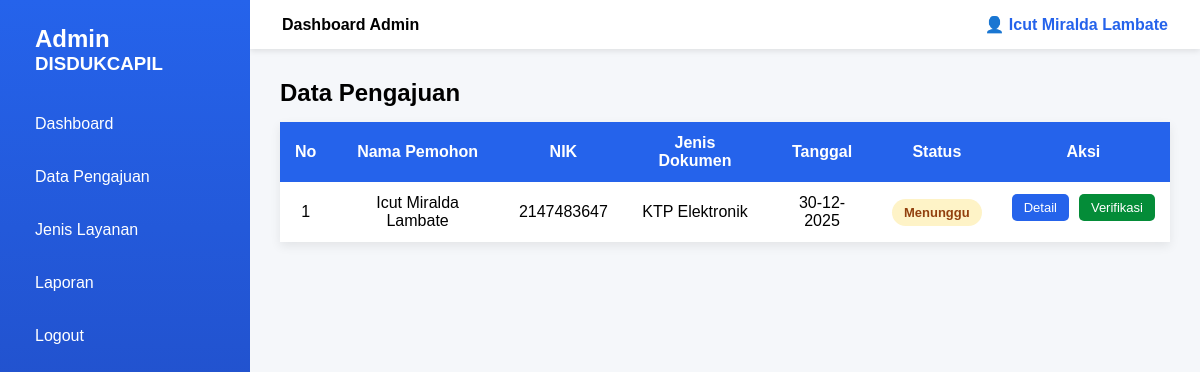
/admin/pengajuan.php (signed in), run on an earlier commit of the app's database.
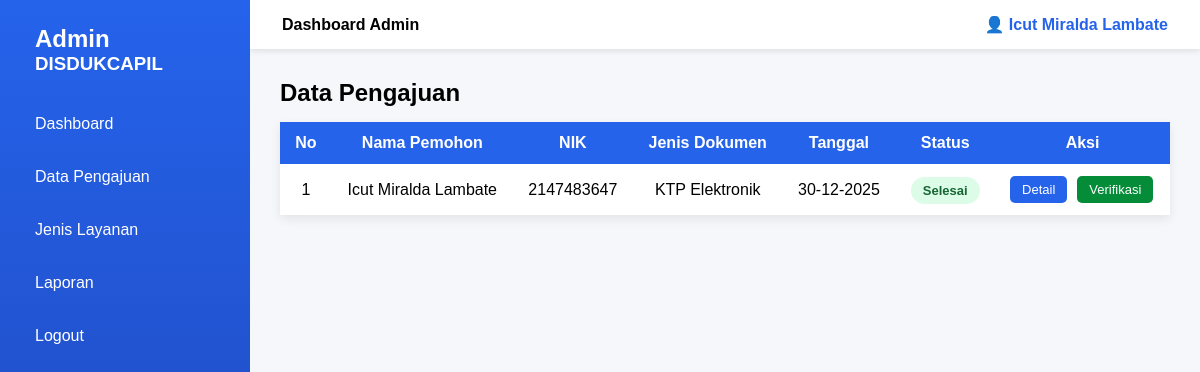
And on a later commit of the database.
### tables this page shows
CREATE TABLE `pengajuan` (
  `id` int(11) NOT NULL,
  `nama` varchar(100) NOT NULL,
  `email` varchar(100) NOT NULL,
  `nik` int(20) NOT NULL,
  `jenis_dokumen` varchar(100) DEFAULT NULL,
  `tanggal_pengajuan` date DEFAULT NULL,
  `status` enum('Menunggu','Diproses','Selesai','Ditolak') DEFAULT 'Menunggu',
  `keterangan` text DEFAULT NULL,
  `catatan_admin` text DEFAULT NULL
);

### admin/pengajuan.php (the view, shortened to what this page needs)
<?php
include '../includes/koneksi.php';
$query = mysqli_query($koneksi, "SELECT * FROM pengajuan ORDER BY id DESC ");
?>
<!DOCTYPE html>
<html lang="id">
<head>
    <link rel="stylesheet" href="../assets/css/admin.css">
</head>
<body>
<div class="admin-wrapper">
    <?php include '../includes/admin/sidebar.php'; ?>
    <div class="admin-main">
        <?php include '../includes/admin/topbar.php'; ?>
        <div class="admin-content">
            <h2>Data Pengajuan</h2>
            <div class="table-wrapper">
                <table class="admin-table">
                    <thead>
                        <tr>
                            <th>No</th>
                            <th>Nama Pemohon</th>
                            <th>NIK</th>
                            <th>Jenis Dokumen</th>
                            <th>Tanggal</th>
                            <th>Status</th>
                            <th>Aksi</th>
                        </tr>
                    </thead>
                    <tbody>
                    <?php if (mysqli_num_rows($query) > 0): ?>
                        <?php $no = 1; ?>
                        <?php while ($row = mysqli_fetch_assoc($query)): ?>
                        <tr>
                            <td><?= $no++; ?></td>
                            <td><?= $row['nama']; ?></td>
                            <td><?= $row['nik']; ?></td>
                            <td><?= $row['jenis_dokumen']; ?></td>
                            <td><?= date('d-m-Y', strtotime($row['tanggal_pengajuan'])); ?></td>
                            <td>
                                <span class="status <?= strtolower($row['status']); ?>">
                                    <?= $row['status']; ?>
                                </span>
                            </td>
                            <td style="display: flex; gap: 10px;">
                                <a href="detail_pengajuan.php?id=<?= $row['id']; ?>" class="btn-sm btn-view">
                                    Detail
                                </a>
                                <a href="verifikasi.php?id=<?= $row['id']; ?>" class="btn-sm btn-verifikasi">
                                    Verifikasi
                                </a>
                            </td>
                        </tr>
                        <?php endwhile; ?>
                    <?php endif; ?>
                    </tbody>
                </table>
            </div>
        </div>
    </div>
</div>
</body>
</html>

What changed in the data, as far as the page shows it:
changed pengajuan "Icut Miralda Lambate": status "Menunggu" → "Selesai"
